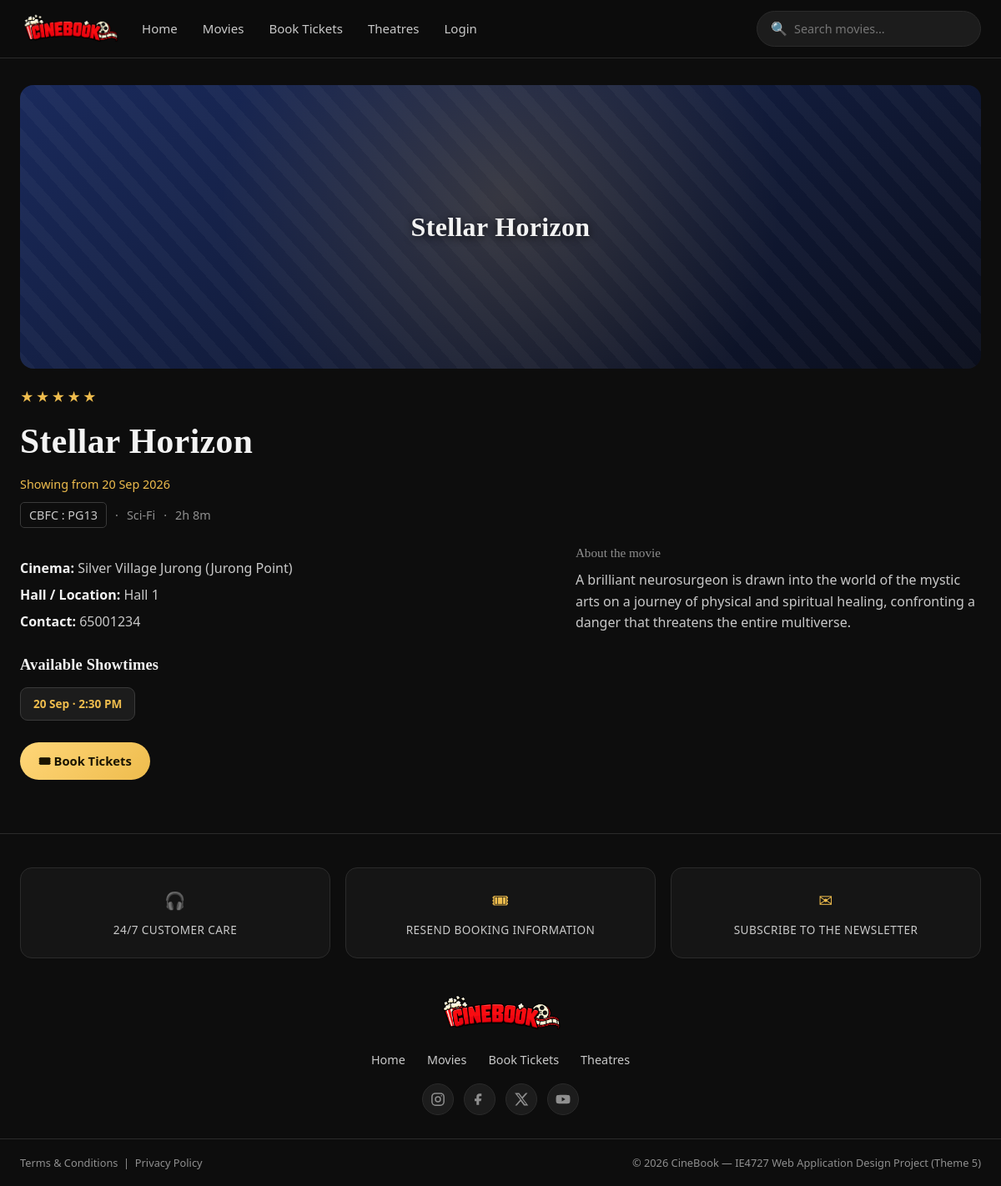
The page /movie_details.php?id=1 on the database as committed earlier.
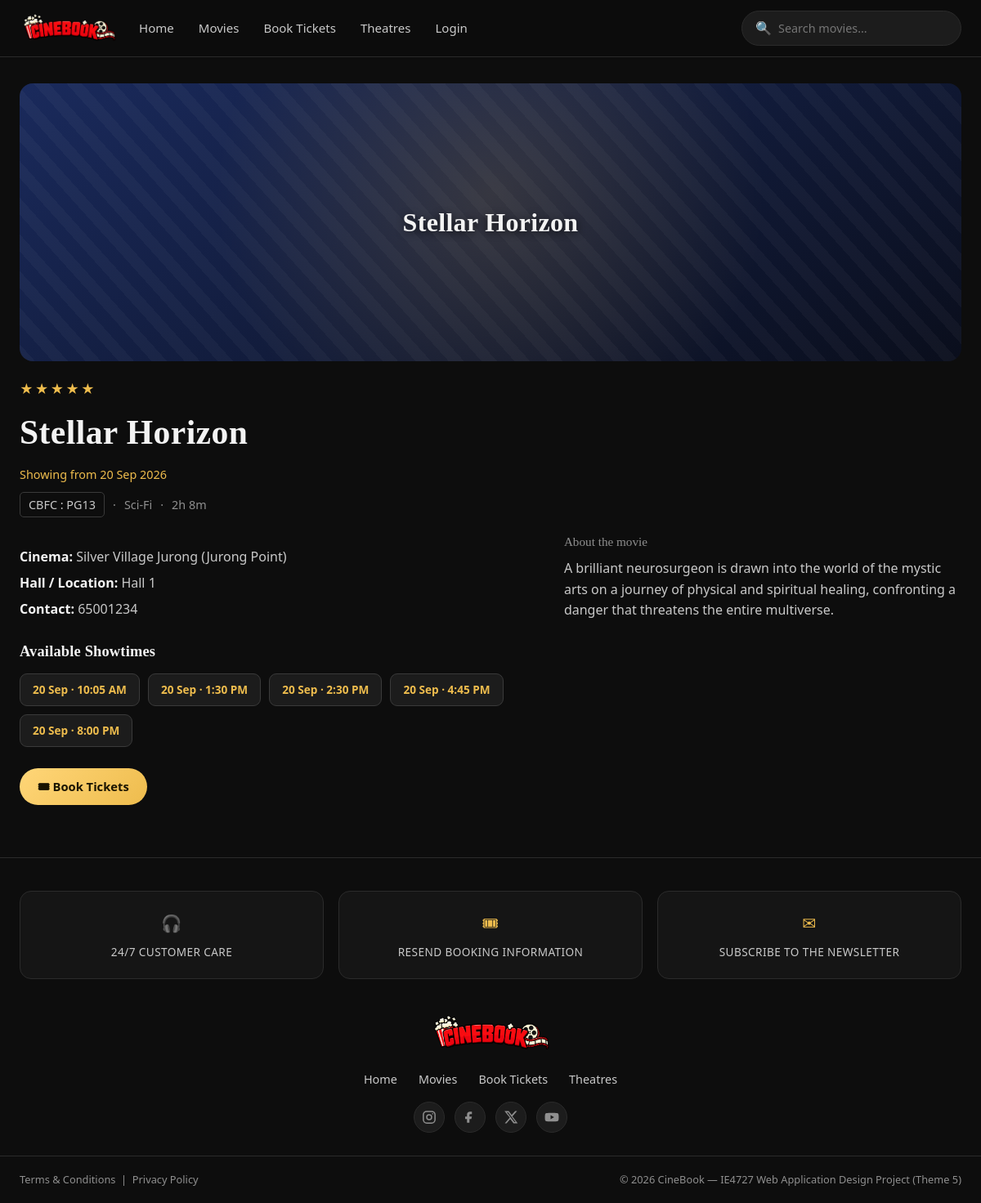
The same page on the database as committed later.
### tables this page shows
CREATE TABLE movie (
    Movie_ID INT AUTO_INCREMENT PRIMARY KEY,
    Location VARCHAR(150),
    Date DATE,
    Showtime TIME,
    Description TEXT,
    Title VARCHAR(150) NOT NULL,
    Poster VARCHAR(255) NOT NULL DEFAULT '',
    Backdrop VARCHAR(255) NOT NULL DEFAULT '',
    Genre VARCHAR(80),
    Duration_Min INT,
    Certificate VARCHAR(10) DEFAULT 'PG',
    Stars TINYINT DEFAULT 4,
    Status VARCHAR(20) DEFAULT 'showing',
    Cinema_ID INT,
    FOREIGN KEY (Cinema_ID) REFERENCES cinema(Cinema_ID)
);

CREATE TABLE cinema (
    Cinema_ID INT AUTO_INCREMENT PRIMARY KEY,
    Cinema_Name VARCHAR(100) NOT NULL,
    Cinema_Cont VARCHAR(20),
    Bran_ID INT,
    FOREIGN KEY (Bran_ID) REFERENCES branch(Bran_ID)
);

CREATE TABLE branch (
    Bran_ID INT AUTO_INCREMENT PRIMARY KEY,
    Bran_Location VARCHAR(150) NOT NULL,
    Manager_ID INT,
    FOREIGN KEY (Manager_ID) REFERENCES manager(Manager_ID)
);

### includes/functions.php (called while the page is built, shortened)
<?php
function poster_file($poster) {
    $poster = trim((string) $poster);
    return '';
}
function poster_has_img($poster) {
    return poster_file($poster) !== '' ? ' has-img' : '';
}
function poster_style($poster) {
    $f = poster_file($poster);
    if ($f === '') return '';
    return ' style="background-image:url(\'images/posters/' . htmlspecialchars(rawurlencode($f)) . '\')"';
}

### movie_details.php (the view, shortened to what this page needs)
<?php
require_once 'includes/db_connect.php';
$movieId = isset($_GET['id']) ? intval($_GET['id']) : 0;
$stmt = $conn->prepare("SELECT m.*, c.Cinema_Name, c.Cinema_Cont, b.Bran_Location
                         FROM movie m
                         LEFT JOIN cinema c ON m.Cinema_ID = c.Cinema_ID
                         LEFT JOIN branch b ON c.Bran_ID = b.Bran_ID
                         WHERE m.Movie_ID = ?");
$stmt->bind_param("i", $movieId);
$stmt->execute();
$movie = $stmt->get_result()->fetch_assoc();
include 'includes/header.php';
$stmt2 = $conn->prepare("SELECT Movie_ID, Date, Showtime FROM movie WHERE Title = ? ORDER BY Date, Showtime");
$stmt2->bind_param("s", $movie['Title']);
$stmt2->execute();
$showtimes = $stmt2->get_result();
?>
<div class="detail-banner<?php echo poster_has_img($movie['Poster']); ?>" data-genre="<?php echo htmlspecialchars($movie['Genre']); ?>"<?php echo poster_style($movie['Poster']); ?>>
    <?php if (poster_file($movie['Poster']) === ''): ?>
        <span class="poster-title serif" style="font-size:2em;position:relative;z-index:2;">
            <?php echo htmlspecialchars($movie['Title']); ?>
        </span>
    <?php endif; ?>
</div>
<div class="stars-inline"><?php echo starRating($movie['Stars']); ?></div>
<h1 class="detail-title"><?php echo htmlspecialchars($movie['Title']); ?></h1>
<p style="color:var(--gold);font-size:0.9em;">
    <?php echo $movie['Status'] === 'coming' ? 'Opens on ' : 'Showing from '; ?><?php echo date("d M Y", strtotime($movie['Date'])); ?>
</p>
<div class="detail-meta">
    <span class="pill">CBFC : <?php echo htmlspecialchars($movie['Certificate']); ?></span>
    <span>&middot;</span>
    <span><?php echo htmlspecialchars($movie['Genre']); ?></span>
    <span>&middot;</span>
    <span><?php echo formatDuration($movie['Duration_Min']); ?></span>
</div>
<div class="detail-grid">
    <div>
        <p class="detail-facts">
            <strong>Cinema:</strong> <?php echo htmlspecialchars($movie['Cinema_Name']); ?>
            (<?php echo htmlspecialchars($movie['Bran_Location']); ?>)<br>
            <strong>Hall / Location:</strong> <?php echo htmlspecialchars($movie['Location']); ?><br>
            <strong>Contact:</strong> <?php echo htmlspecialchars($movie['Cinema_Cont']); ?>
        </p>
<?php if ($movie['Status'] === 'coming'): ?>
        <h3 style="margin-top:22px;font-size:1.15em;">Coming Soon</h3>
        <p class="detail-facts">This film opens on <strong><?php echo date("d M Y", strtotime($movie['Date'])); ?></strong>. Showtimes aren't open for booking yet — check back closer to the release date.</p>
        <p style="margin-top:22px;">
            <a href="movies.php" class="btn btn-ghost">Browse Now Showing</a>
        </p>
<?php else: ?>
        <h3 style="margin-top:22px;font-size:1.15em;">Available Showtimes</h3>
        <div class="showtime-list">
            <?php while ($s = $showtimes->fetch_assoc()): ?>
                <a class="showtime-chip" href="booking.php?movie_id=<?php echo $s['Movie_ID']; ?>">
                    <?php echo date("d M", strtotime($s['Date'])); ?> &middot; <?php echo date("g:i A", strtotime($s['Showtime'])); ?>
                </a>
            <?php endwhile; ?>
        </div>
        <p style="margin-top:26px;">
            <a href="booking.php?movie_id=<?php echo $movie['Movie_ID']; ?>" class="btn">&#127903; Book Tickets</a>
        </p>
<?php endif; ?>
    </div>
    <div>
        <p class="about-title">About the movie</p>
        <p style="color:var(--text-mid);"><?php echo nl2br(htmlspecialchars($movie['Description'])); ?></p>
    </div>
</div>
<?php include 'includes/footer.php'; $conn->close(); ?>

### includes/header.php (shortened to what this page needs)
<?php
$currentPage = basename($_SERVER['PHP_SELF']);
function navActive($page) {
    global $currentPage;
    return $currentPage === $page ? ' class="active"' : '';
}
function formatDuration($min) {
    $min = (int) $min;
    $h = intdiv($min, 60);
    $m = $min % 60;
    return ($h > 0 ? $h . "h " : "") . $m . "m";
}
function starRating($stars) {
    $stars = max(0, min(5, (int) $stars));
    return str_repeat("\u{2605}", $stars) . str_repeat("\u{2606}", 5 - $stars);
}
?>
<!DOCTYPE html>
<html lang="en">
<head>
<link rel="stylesheet" href="css/style.css">
</head>
<body>
<header class="site-header">
    <div class="header-inner">
        <a href="index.php" class="logo">
            <img src="images/cinebooklogo.png" alt="CineBook Logo">
        </a>
        <nav class="main-nav" aria-label="Main navigation">
            <ul class="nav-links">
                <li><a href="index.php"<?php echo navActive('index.php'); ?>>Home</a></li>
                <li><a href="movies.php"<?php echo navActive('movies.php'); ?>>Movies</a></li>
                <li><a href="booking.php"<?php echo navActive('booking.php'); ?>>Book Tickets</a></li>
                <li><a href="about.php"<?php echo navActive('about.php'); ?>>Theatres</a></li>
                <?php if (isset($_SESSION['cust_id'])): ?>
                    <li><a href="my_bookings.php"<?php echo navActive('my_bookings.php'); ?>>Your Tickets</a></li>
                    <li><a href="profile.php"<?php echo navActive('profile.php'); ?>>My Profile</a></li>
                    <li><a href="logout.php">Logout</a></li>
                <?php else: ?>
                    <li><a href="login.php"<?php echo navActive('login.php'); ?>>Login</a></li>
                <?php endif; ?>
            </ul>
        </nav>
        <form class="header-search" method="GET" action="movies.php" role="search">
            <span class="ico">&#128269;</span>
            <input type="search" name="q" placeholder="Search movies…"
                   value="<?php echo htmlspecialchars($_GET['q'] ?? ''); ?>">
        </form>
    </div>
</header>
<main class="page-wrap">

### includes/footer.php (shortened to what this page needs)
</main>
<footer class="site-footer">
    <div class="footer-features">
        <div class="feature-card"><span class="fico">&#127911;</span>24/7 CUSTOMER CARE</div>
        <div class="feature-card"><span class="fico">&#127903;</span>RESEND BOOKING INFORMATION</div>
        <div class="feature-card"><span class="fico">&#9993;</span>SUBSCRIBE TO THE NEWSLETTER</div>
    </div>
    <div class="footer-main">
    <div class="footer-brand">
        <a href="index.php" class="footer-logo">
            <img src="images/cinebooklogo.png" alt="CineBook Logo">
        </a>
    </div>
    <nav class="footer-nav" aria-label="Footer navigation">
        <a href="index.php">Home</a>
        <a href="movies.php">Movies</a>
        <a href="booking.php">Book Tickets</a>
        <a href="about.php">Theatres</a>
    </nav>
    <div class="footer-socials" aria-hidden="true">
        <span class="social-ico" title="Instagram">
            <svg viewBox="0 0 24 24" fill="none" stroke="currentColor" stroke-width="2" stroke-linecap="round">
                <rect x="2.5" y="2.5" width="19" height="19" rx="5.5"/>
                <circle cx="12" cy="12" r="4"/>
                <circle cx="17.6" cy="6.4" r="1.1" fill="currentColor" stroke="none"/>
            </svg>
        </span>
        <span class="social-ico" title="Facebook">
            <svg viewBox="0 0 24 24" fill="currentColor"><path d="M15 3h-3a5 5 0 0 0-5 5v3H4v4h3v6h4v-6h3l1-4h-4V8a1 1 0 0 1 1-1h3z"/></svg>
        </span>
        <span class="social-ico" title="X">
            <svg viewBox="0 0 24 24" fill="currentColor"><path d="M18.9 2H22l-7.6 8.7L23 22h-6.8l-5.3-6.9L4.8 22H2l8.1-9.3L1.5 2H8.4l4.8 6.3L18.9 2zm-1.2 18h1.9L7.4 4H5.4z"/></svg>
        </span>
        <span class="social-ico" title="YouTube">
            <svg viewBox="0 0 24 24" fill="currentColor"><path d="M23 7.5a3 3 0 0 0-2.1-2.1C19 5 12 5 12 5s-7 0-8.9.4A3 3 0 0 0 1 7.5 31 31 0 0 0 .7 12 31 31 0 0 0 1 16.5a3 3 0 0 0 2.1 2.1C5 19 12 19 12 19s7 0 8.9-.4a3 3 0 0 0 2.1-2.1A31 31 0 0 0 23.3 12 31 31 0 0 0 23 7.5zM10 15.3V8.7l5.7 3.3z"/></svg>
        </span>
    </div>
</div>
    <div class="footer-legal">
        <span>Terms &amp; Conditions &nbsp;|&nbsp; Privacy Policy</span>
        <span>&copy; <?php echo date("Y"); ?> CineBook — IE4727 Web Application Design Project (Theme 5)</span>
    </div>
</footer>
</body>
</html>

Rows that differ between the two databases and show on the page:
added movie: Date "20 Sep", Showtime "10:05 AM"
added movie: Date "20 Sep", Showtime "1:30 PM"
added movie: Date "20 Sep", Showtime "4:45 PM"
added movie: Date "20 Sep", Showtime "8:00 PM"
